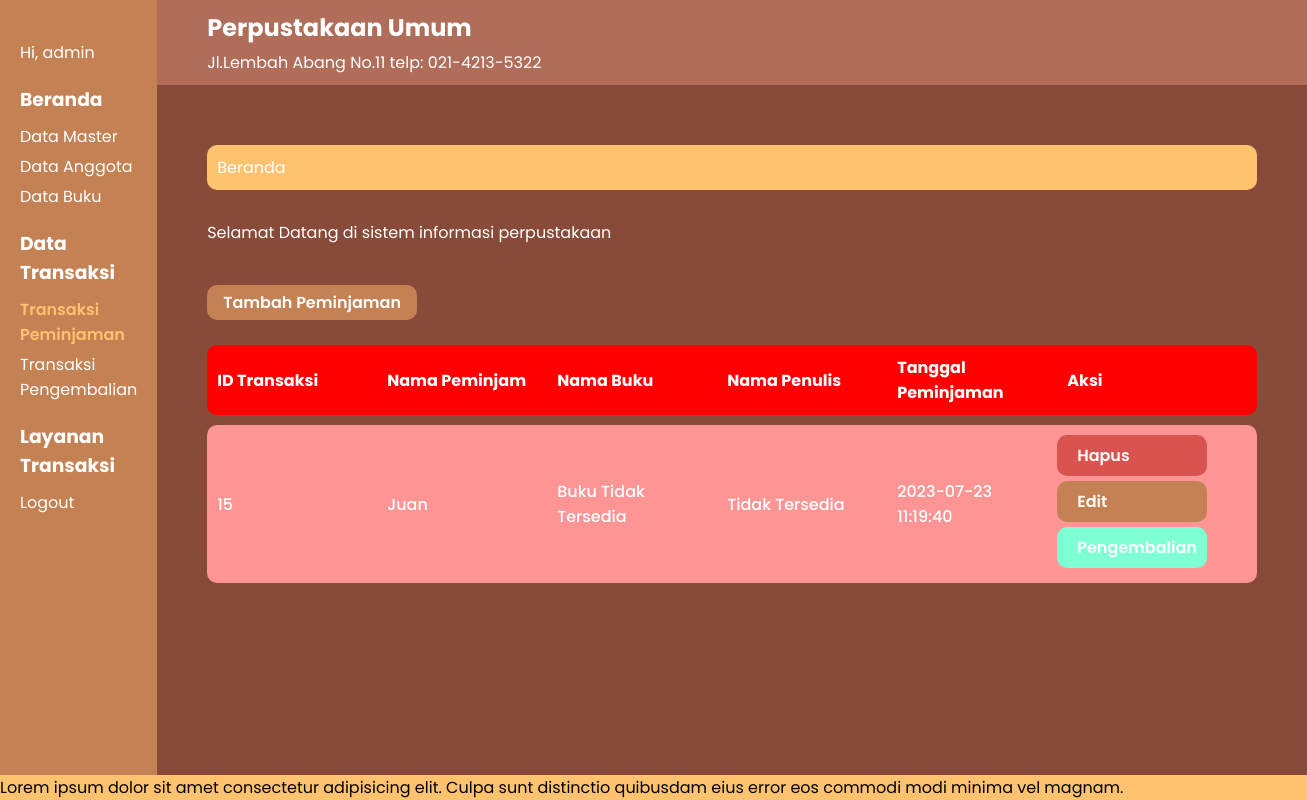
Screenshot of /index.php?p=transaksi-peminjaman (signed in) with the database file from the repository.
### tables this page shows
CREATE TABLE `tbpeminjaman` (
  `id_transaksi` int(20) NOT NULL,
  `id_anggota` int(5) NOT NULL,
  `id_buku` int(20) NOT NULL,
  `tanggal_peminjaman` timestamp NOT NULL DEFAULT current_timestamp()
);

### class/Peminjaman.php (called while the page is built, shortened)
<?php
class Peminjaman {
  private $buku;
  private $anggota;
  private int $idTransaksi;
  private $timestamp;
  public $myDB;
  public function __construct($rowPeminjam) {
    global $db;
    $this->myDB = $db;
    $this->buku = $this->getInfoBuku($rowPeminjam['id_buku']);
    $this->anggota = $this->getInfoAnggota($rowPeminjam['id_anggota']);
    $this->timestamp = $rowPeminjam['tanggal_peminjaman'];
    $this->idTransaksi = $rowPeminjam['id_transaksi'];
  }
  public function getInfoAnggota(int $id) {
    $sql = "SELECT * FROM tbanggota WHERE idanggota = $id";
    $query = mysqli_query($this->myDB, $sql);
    if( mysqli_num_rows($query) > 0) {
      return mysqli_fetch_array($query);
    } else {
      return null;
    }
  }
  public function getInfoBuku(int $id) {
    $sql = "SELECT * FROM tb_buku WHERE id_buku = $id";
    $query = mysqli_query($this->myDB, $sql);
    if( mysqli_num_rows($query) > 0) {
      return mysqli_fetch_array($query);
    } else {
      return null;
    }
  }
  public function getPeminjaman() {
    return [
      'idTransaksi' => $this->idTransaksi  ,
      'timestamp' => $this->timestamp  ,
      'namaPeminjam' => isset($this->anggota['nama']) ? $this->anggota['nama'] : 'Anggota Telah Dihapus',
      'judulBuku' => isset($this->buku['judul_buku']) ? $this->buku['judul_buku'] : 'Buku Tidak Tersedia',
      'namaPengarang' => isset($this->buku['pengarang']) ? $this->buku['pengarang'] : 'Tidak Tersedia',
    ];
  }
}
?>

### pages/transaksi-peminjaman.php (the view)
<?php
require_once './class/Peminjaman.php';
$semuaPeminjaman = getAllPeminjaman();
function getAllPeminjaman() {
  global $db;
  $sql = "SELECT * FROM tbpeminjaman";
  $query = mysqli_query($db, $sql);
  $allPeminjaman = [];
  if( mysqli_num_rows($query) > 0) {
    while($rowPeminjaman = mysqli_fetch_array($query)) {
      $peminjaman = new Peminjaman($rowPeminjaman);
      $allPeminjaman[] = $peminjaman->getPeminjaman();
    }
    return $allPeminjaman;
  } else {
    return null;
  }
}
?>
<div class="tambah-wrapper">
  <a href="?p=input-peminjaman">Tambah Peminjaman</a>
</div>
<?php if($semuaPeminjaman == null ) :?>
  <div class="kosong">
    <h3>Tidak ada data buku ditemukan</h3>
  </div>
  <?php else:?>
  <div class="tabel">
  <div class="head">
      <p>ID Transaksi</p>
      <p>Nama Peminjam</p>
      <p>Nama Buku</p>
      <p>Nama Penulis</p>
      <p>Tanggal Peminjaman</p>
      <p>Aksi</p>
    </div>
  <?php if(isset($semuaPeminjaman)):?>
    <?php foreach($semuaPeminjaman as $peminjaman) { ?>
    <div class="content">
        <p><?php echo $peminjaman['idTransaksi']?></p>
        <p><?php echo $peminjaman['namaPeminjam']?></p>
        <p><?php echo $peminjaman['judulBuku']?></p>
        <p><?php echo $peminjaman['namaPengarang']?></p>
        <p><?php echo $peminjaman['timestamp']?></p>
        <div class="tombol-wrapper">
          <a href="proses/peminjaman-hapus-proses.php?id=<?php echo $peminjaman['idTransaksi']?>" class="btn-hapus">Hapus</a>
          <a href="index.php?p=edit-transaksi-peminjaman&id=<?php echo $peminjaman['idTransaksi']?>" class="btn-edit">Edit</a>
          <a href="proses/pengembalian-proses.php?id=<?php echo $peminjaman['idTransaksi']?>" class="btn-pengembalian">Pengembalian</a>
        </div>
    </div>
    <?php }?>
  <?php else:?>
    <p>Data Kosong</p>
  <?php endif?>
</div>
<?php endif;?>

### styles/index.css (style rules this page uses)
* { margin: 0; padding: 0; box-sizing: border-box; font-family: "Poppins", sans-serif; }
body { position: relative; width: 100%; display: flex; flex-wrap: nowrap; overflow-x: hidden; min-height: 100vh; }

### styles/anggota.css (style rules this page uses)
.content { position: relative; margin-bottom: 60px; }

### styles/tabel.css (style rules this page uses)
.tambah-wrapper { margin-bottom: 30px; font-weight: 600; }
.tambah-wrapper a { text-decoration: none; color: white; padding: 0.4rem 1rem; border-radius: 10px; background-color: #c38154; }
.tabel .head, .tabel .content { display: flex; }
.tabel .head, .tabel .content { margin-bottom: 10px; background-color: red; border-radius: 10px; padding: 10px; font-weight: 700; }
.tabel .head *, .tabel .content * { width: 150px; margin-right: 20px; display: flex; align-items: center; }
.tabel .content { font-weight: 500; background-color: rgb(253, 149, 149); }
.tombol-wrapper { display: flex; flex-direction: column; justify-content: space-between; }
.btn-hapus, .btn-edit, .btn-pengembalian { display: block; color: white; text-decoration: none; padding: 0.5rem 1.25rem; border-radius: 10px; background-color: #c38154; font-weight: 600; margin-bottom: 5px; text-align: center; }
.btn-hapus { background-color: #d9534f; }
.btn-pengembalian { background-color: aquamarine; }

### rows the page displays
tbpeminjaman: id_transaksi "15", namaPeminjam "Juan", judulBuku "Buku Tidak Tersedia", namaPengarang "Tidak Tersedia", tanggal_peminjaman "2023-07-23 11:19:40"
